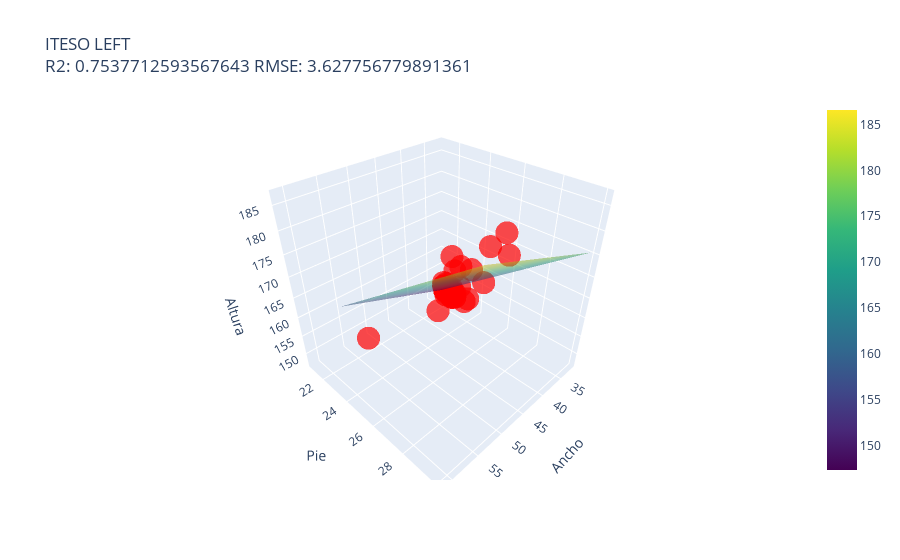

Notebook code cell kept with this figure:
### Code cell
# Definir rangos para las variables independientes
x1_range = np.linspace(min(x_train_left['width']), max(x_train_left['width']), 20)
x2_range = np.linspace(min(x_train_left['shoe_size']), max(x_train_left['shoe_size']), 20)
x1_mesh, x2_mesh = np.meshgrid(x1_range, x2_range)

# Escalar el meshgrid para predicción
x_mesh_scaled = ss_left.transform(np.vstack((x1_mesh.ravel(), x2_mesh.ravel())).T)

# Predecir los valores con el modelo escalado
y_mesh_scaled = rg_l.predict(x_mesh_scaled)

# Crear scatterplot 3D de los puntos reales
scatter = go.Scatter3d(
    x=x_test_left['width'], y=x_test_left['shoe_size'], z=y_test_left,
    mode='markers',
    marker=dict(size=8, color='red', opacity=0.7)
)

# Crear el plano de regresión
surface = go.Surface(
    x=x1_mesh, y=x2_mesh, z=y_mesh_scaled.reshape(x1_mesh.shape),
    colorscale='Viridis', opacity=0.5
)

# Configuración del layout
layout = go.Layout(
    title=f"ITESO LEFT<br>R2: {r2_score(y_test_left, r_pred_left)} RMSE: {root_mean_squared_error(y_test_left, r_pred_left)}",
    scene=dict(
        xaxis_title='Ancho',
        yaxis_title='Pie',
        zaxis_title='Altura'
    )
)

# Crear la figura
fig = go.Figure(data=[scatter, surface], layout=layout)

# Mostrar la figura interactiva
fig.show()

### Figure 1 — Plotly figure (JSON) as saved in the notebook; plotly's stock layout.template omitted (floating-point values rounded to 4 significant figures; data arrays with more than 128 entries replaced by an {"elided": "..."} marker saying what was removed)
{"data": [{"marker": {"color": "red", "opacity": 0.7, "size": 8}, "mode": "markers", "type": "scatter3d", "x": [38, 50, 46, 44, 43, 41, 38, 38, 36, 41, 42, 39, 42, 36, 36, 39, 42, 36, 43, 46, 42, 42, 41, 40, 45, 39, 47, 48, 42, 41, 39, 41, 40, 61, 39, 49, 34, 44], "y": [23, 28, 26, 25, 25, 24, 23, 23, 23, 24, 26, 24, 25, 23, 23, 24.5, 25, 22.5, 28, 26, 27, 25, 23.5, 24, 27.5, 24, 27, 27, 28, 24, 24, 24, 24, 26, 24, 27, 22, 25], "z": [157, 173, 166, 163, 162, 160, 157, 158, 164, 160, 170, 158, 161, 154, 155, 166, 161, 153, 182, 166, 177, 162, 153, 159, 172, 158, 168, 172, 177, 160, 158, 160, 159, 168, 158, 176, 153, 164]}, {"colorscale": [[0, "#440154"], [0.1111, "#482878"], [0.2222, "#3e4989"], [0.3333, "#31688e"], [0.4444, "#26828e"], [0.5556, "#1f9e89"], [0.6667, "#35b779"], [0.7778, "#6ece58"], [0.8889, "#b5de2b"], [1, "#fde725"]], "opacity": 0.5, "type": "surface", "x": {"elided": "20x20 float values"}, "y": {"elided": "20x20 float values"}, "z": {"elided": "20x20 float values"}}], "layout": {"scene": {"xaxis": {"title": {"text": "Ancho"}}, "yaxis": {"title": {"text": "Pie"}}, "zaxis": {"title": {"text": "Altura"}}}, "title": {"text": "ITESO LEFT<br>R2: 0.7537712593567643 RMSE: 3.627756779891361"}}}
